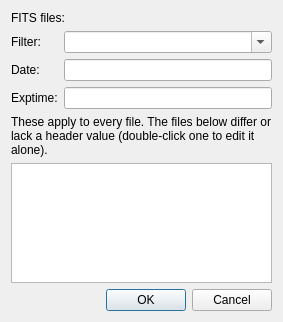
<?xml version="1.0" encoding="UTF-8"?>
<!--
  The visit's FITS metadata confirmation for a whole batch (ADR-045):
  one dialog per ATTACH, not one per file: pre-filled with the batch
  consensus, and a list of the files whose header differs or is missing
  so a wrong filter shows up at a glance. Loaded by gui/widgets/
  visits_panel.py (_ask_batch_meta) through gui/ui_loader.py. The class
  tag is VisitWindow so the i18n context carries over; the count, the
  field contents and the exceptions list are data, set in code.
-->
<ui version="4.0">
 <class>VisitWindow</class>
 <widget class="QWidget" name="VisitFilesMeta">
  <layout class="QFormLayout" name="form_meta"><property name="leftMargin"><number>11</number></property><property name="topMargin"><number>11</number></property><property name="rightMargin"><number>11</number></property><property name="bottomMargin"><number>11</number></property>
   <item row="0" column="0" colspan="2"><widget class="QLabel" name="lbl_count"><property name="text"><string>FITS files:</string></property></widget></item>
   <item row="1" column="0"><widget class="QLabel" name="lbl_filter"><property name="text"><string>Filter:</string></property></widget></item>
   <item row="1" column="1"><widget class="QComboBox" name="vp_img_filter"><property name="editable"><bool>true</bool></property></widget></item>
   <item row="2" column="0"><widget class="QLabel" name="lbl_date"><property name="text"><string>Date:</string></property></widget></item>
   <item row="2" column="1"><widget class="QLineEdit" name="vp_img_date"/></item>
   <item row="3" column="0"><widget class="QLabel" name="lbl_exptime"><property name="text"><string>Exptime:</string></property></widget></item>
   <item row="3" column="1"><widget class="QLineEdit" name="vp_img_exptime"/></item>
   <item row="4" column="0" colspan="2"><widget class="QLabel" name="lbl_except_hint"><property name="text"><string>These apply to every file. The files below differ or lack a header value (double-click one to edit it alone).</string></property><property name="wordWrap"><bool>true</bool></property></widget></item>
   <item row="5" column="0" colspan="2"><widget class="QListWidget" name="lst_except"><property name="maximumSize"><size><width>16777215</width><height>120</height></size></property></widget></item>
   <item row="6" column="0" colspan="2"><widget class="QDialogButtonBox" name="buttonBox"><property name="standardButtons"><set>QDialogButtonBox::Cancel|QDialogButtonBox::Ok</set></property></widget></item>
  </layout>
 </widget>
 <resources/>
 <connections/>
</ui>
